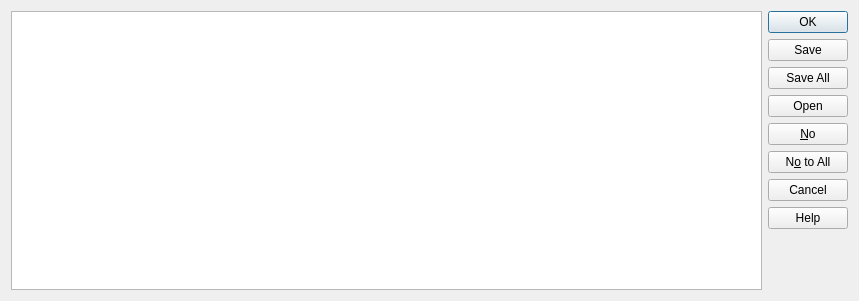
<?xml version="1.0" encoding="UTF-8"?>
<ui version="4.0">
 <class>InfoDialog</class>
 <widget class="QDialog" name="InfoDialog">
  <property name="geometry">
   <rect>
    <x>0</x>
    <y>0</y>
    <width>859</width>
    <height>301</height>
   </rect>
  </property>
  <property name="windowTitle">
   <string>Dialog</string>
  </property>
  <layout class="QHBoxLayout" name="horizontalLayout">
   <item>
    <widget class="QTextEdit" name="textEdit"/>
   </item>
   <item>
    <widget class="QDialogButtonBox" name="buttonBox">
     <property name="orientation">
      <enum>Qt::Vertical</enum>
     </property>
     <property name="standardButtons">
      <set>QDialogButtonBox::Cancel|QDialogButtonBox::Help|QDialogButtonBox::No|QDialogButtonBox::NoToAll|QDialogButtonBox::Ok|QDialogButtonBox::Open|QDialogButtonBox::Save|QDialogButtonBox::SaveAll</set>
     </property>
    </widget>
   </item>
  </layout>
 </widget>
 <resources/>
 <connections/>
</ui>
